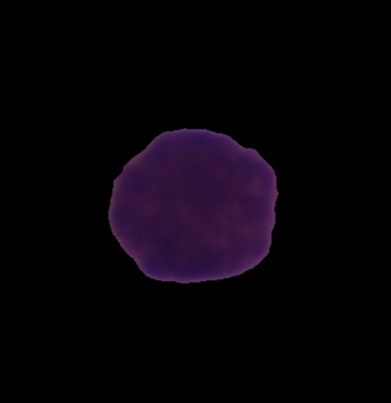
#> input picture LDwebapp/frontend/sample_input.jpg, 391 x 403 px
$ python -i utils.py   (imports and definitions only)
#> lines starting #> are read from the running program, lines starting #| are printed output that depends on the picture; after the words box and inside, x2 and y2 are one past the last pixel; in counts of white or black regions, pixels touching at a corner belong together
#> further down, picture is the input picture: shape (403, 391, 3); mean B, G, R 8.7, 3.1, 7.4
# backend/utils.py  (replace the old segment_cells with this)
import cv2
import numpy as np

def segment_cells(img, min_area=600):
    """
    Improved segmentation using HSV color threshold tuned for purple-stained cells.
    Returns list of (x,y,w,h,crop) for each detected cell (BGR crops).
    """
#> called with min_area = 600
    # Work on a copy
    img_bgr = img.copy()
    # Convert to HSV to isolate purple staining (approx)
    hsv = cv2.cvtColor(img_bgr, cv2.COLOR_BGR2HSV)
#> hsv: shape (403, 391, 3); mean H, S, V 20, 24.7, 8.8

    # These ranges are approximate for purple-ish stains; adjust if needed
    lower1 = np.array([120, 20, 20])   # lower hue for purple-ish (tweak if necessary)
    upper1 = np.array([170, 255, 255])

    # Create mask and clean it
    mask = cv2.inRange(hsv, lower1, upper1)
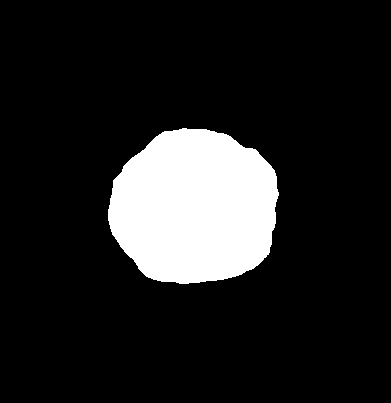
#> mask: shape (403, 391); 13.3% white; 1 white region, box (x1, y1, x2, y2) and area: (108, 128, 279, 284) 21020
    kernel = cv2.getStructuringElement(cv2.MORPH_ELLIPSE, (5,5))
    mask = cv2.morphologyEx(mask, cv2.MORPH_CLOSE, kernel, iterations=2)
#> mask: shape (403, 391); 13.3% white; 1 white region, box (x1, y1, x2, y2) and area: (108, 128, 279, 284) 21023
    mask = cv2.morphologyEx(mask, cv2.MORPH_OPEN, kernel, iterations=1)
#> mask: shape (403, 391); 13.3% white; 1 white region

    # Fallback: if mask is too small, try Otsu on grayscale (helps when staining differs)
    if np.count_nonzero(mask) < 50:
        gray = cv2.cvtColor(img_bgr, cv2.COLOR_BGR2GRAY)
        _, mask_otsu = cv2.threshold(gray, 0, 255, cv2.THRESH_BINARY_INV + cv2.THRESH_OTSU)
        mask = cv2.morphologyEx(mask_otsu, cv2.MORPH_OPEN, kernel, iterations=1)

    contours, _ = cv2.findContours(mask, cv2.RETR_EXTERNAL, cv2.CHAIN_APPROX_SIMPLE)
#> contours = 1 contour; box (x1, y1, x2, y2) and area: (108, 128, 279, 284) 20784

    detections = []
    for cnt in contours:
        x, y, w, h = cv2.boundingRect(cnt)
        area = w * h
        if area >= min_area and w > 12 and h > 12:
            # pad the box slightly (but keep inside image)
            pad = 4
            x0 = max(0, x - pad)
            y0 = max(0, y - pad)
            x1 = min(img_bgr.shape[1], x + w + pad)
            y1 = min(img_bgr.shape[0], y + h + pad)
            crop = img_bgr[y0:y1, x0:x1]

            # skip crops that are mostly black or empty
            if crop.size == 0:
                continue
            if np.mean(cv2.cvtColor(crop, cv2.COLOR_BGR2GRAY)) < 8:  # too dark
                continue

            detections.append((x0, y0, x1-x0, y1-y0, crop))
#> this loop made 1 pass
#> (x, y, w, h, area, pad, x0, y0) on pass 1: (108, 128, 171, 156, 26676, 4, 104, 124)
#> pass 1, in segment_cells, `crop = img_bgr[y0:y1, x0:x1]`:
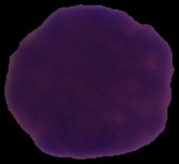
#> crop: shape (164, 179, 3); mean B, G, R 46.9, 16.6, 39.5
#> after the loop, detections = 1 item

    detections = sorted(detections, key=lambda t: (t[1], t[0]))
    return detections


def draw_bounding_boxes_and_labels(img, boxes_with_labels, box_color=(0,0,255), text_color=(255,255,255)):
    annotated = img.copy()
    for item in boxes_with_labels:
        x, y, w, h = item["x"], item["y"], item["w"], item["h"]
        label = item.get("label", "")
        prob = item.get("prob", None)
        cv2.rectangle(annotated, (x, y), (x+w, y+h), box_color, 2)
        text = f"{label}"
        if prob is not None:
            text = f"{label} {prob:.2f}"
        (tw, th), _ = cv2.getTextSize(text, cv2.FONT_HERSHEY_SIMPLEX, 0.45, 1)
        cv2.rectangle(annotated, (x, y - th - 6), (x + tw + 6, y), box_color, -1)
        cv2.putText(annotated, text, (x+3, y-4), cv2.FONT_HERSHEY_SIMPLEX, 0.45, text_color, 1, cv2.LINE_AA)
    return annotated

>>> import cv2
>>> picture = cv2.imread('../frontend/sample_input.jpg')
>>> result = segment_cells(picture)
#> result = 1 item
